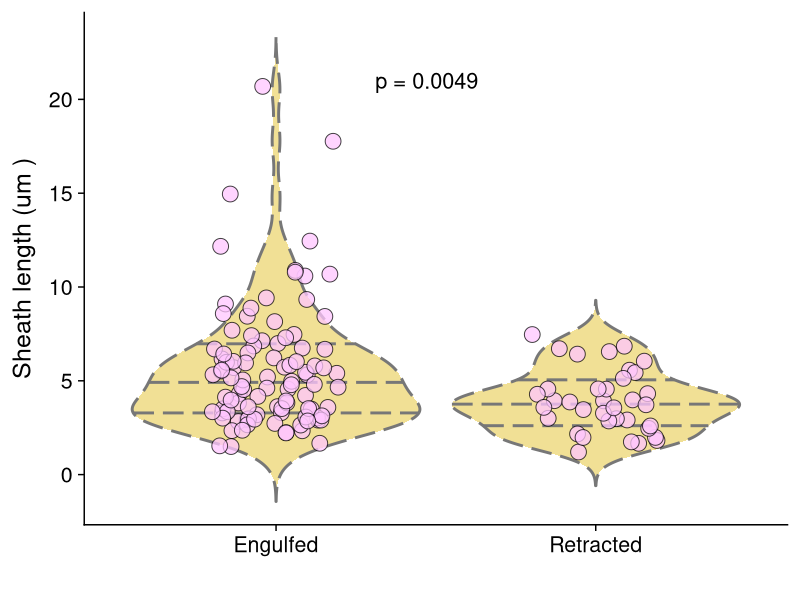
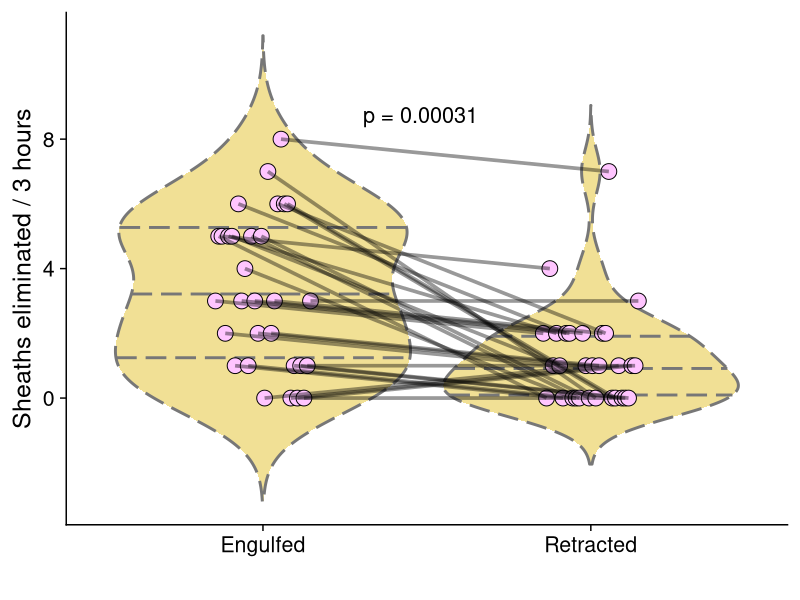
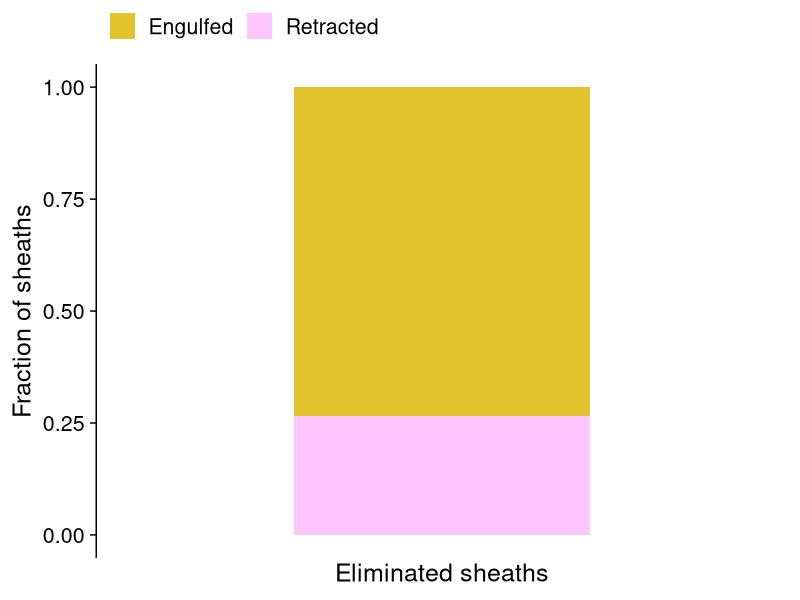

These charts were generated, in order, by the following R code:
## ---- chunk 1
knitr::opts_chunk$set(echo = TRUE)
## ---- chunk 2
library(tidyverse)
library(ggpubr)
library(cowplot)
library(colorspace)
## ---- chunk 3
theme_set(theme_cowplot(font_size =18))
## ---- chunk 4
elims <- read_csv('ret-phago-2020-tidy.csv')
View(elims)
## ---- chunk 5
elims <- elims %>% mutate("Elim"=
                            case_when(
                              elim_type == "engulfed" ~ "Engulfed",
                              elim_type == "retracted" ~ "Retracted"))
## ---- chunk 6
elims_meas <- drop_na(elims) 
elims_meas
## ---- chunk 7
elims_meas <- elims_meas %>% group_by(set_id) %>% mutate(n_elim_events = max(elim_id))
## ---- chunk 8
ggplot(elims_meas, aes(x=Elim, y=length))+
  
  geom_violin(inherit.aes=FALSE, aes(x=Elim, y=length), fill = "#E3C22D", color= "#777777", size=1, alpha=0.5, linetype="longdash", scale="width", trim=FALSE, draw_quantiles = c(0.25, 0.5, 0.75))+
  
  geom_jitter(width=0.2, height=0.2, shape=21, size=5, alpha=0.75, fill="#FFC5FF")+
  stat_compare_means(method = "wilcox.test", label = "p.format", size=5.5, label.x=1.375)+
  
  ylab(bquote(`Sheath length (`*um~`)`))+
  xlab("")
#ggsave('ret-phago-length.png', dpi=300, width=6, height=4.5)
## ---- chunk 9
elims_2 <- elims %>% count(set_id, Elim) 

elims_2 <- elims_2 %>% spread(Elim, n) 

elims_2$Engulfed <- elims_2$Engulfed %>% replace_na(0)
elims_2$Retracted <- elims_2$Retracted %>% replace_na(0)

elims_2 <- elims_2 %>% mutate("eng_ratio" = Engulfed/(Engulfed+Retracted), "ret_ratio" = Retracted/(Engulfed+Retracted)) %>% mutate("blah" = 1) #blah is a dummy column for single x-axis stacked bar graph

elims_2
## ---- chunk 10

elims_4 <- elims_2 %>% select(set_id, Engulfed, Retracted) %>% gather(e_type, n_elim, -set_id) %>% mutate("blah" = 1)
elims_4
## ---- chunk 11
elims_3 <- drop_na(elims) %>% count(set_id, Elim)
elims_3 <- elims_3 %>% mutate("blah" = 1)

## ---- chunk 12

pd=position_dodge(0.3)

ggplot(elims_4, aes(x=e_type, y=n_elim, group=set_id))+
  
  geom_violin(inherit.aes=FALSE, aes(x=e_type, y=n_elim), fill = "#E3C22D", color= "#777777", size=1, alpha=0.5, linetype="longdash", scale="width", trim=FALSE, draw_quantiles = c(0.25, 0.5, 0.75))+
  
  geom_point(position=pd, stat="summary", width=0.35, size=5, fill="#FFC5FF", shape=21) +
  stat_summary(fun = "mean", geom="line", size=1.25, alpha=0.4, position = pd) +
  stat_compare_means(inherit.aes=FALSE, aes(x=e_type, y=n_elim), method="wilcox.test", label = "p.format", size=5.5, label.x=1.375, label.y=8.5) +
  
  labs(x=" ", y="Sheaths eliminated / 3 hours")
#ggsave('ret-phago-paired-sheaths-elim.png', dpi=300, width=6, height=4.5)
## ---- chunk 13
elims_5 <- elims_2 %>% select(set_id, eng_ratio, ret_ratio) %>% gather(e_type, rel_freq, -set_id) %>% mutate("blah" = 1)
elims_5
## ---- chunk 14
ggplot(elims_3, aes(x=blah, y=n, fill=Elim))+
  geom_bar(stat="identity", position="fill")+
  scale_x_discrete()+
  labs(x="Eliminated sheaths", y="Fraction of sheaths", fill="")+
  theme(legend.position = "top")+
  scale_fill_manual(values=c("#E3C22D", "#FFC5FF"))
#ggsave('ret-phago-rel-freq-bar.png', dpi=300, width=4.5, height=4.5)
